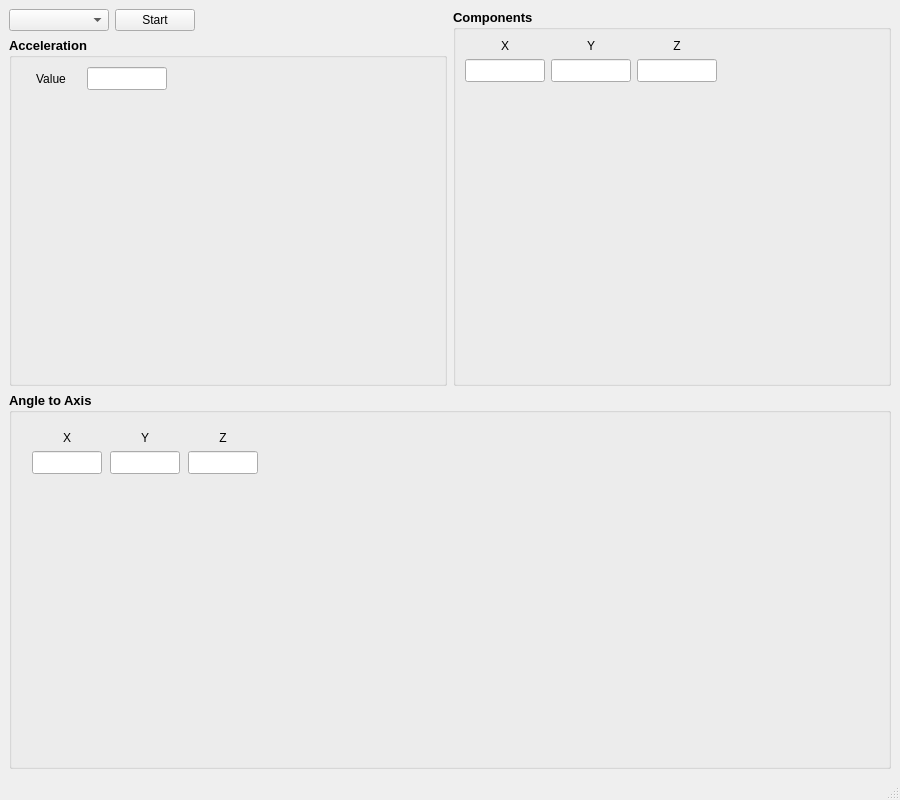
<?xml version="1.0" encoding="UTF-8"?>
<ui version="4.0">
 <class>MainWindow</class>
 <widget class="QMainWindow" name="MainWindow">
  <property name="geometry">
   <rect>
    <x>0</x>
    <y>0</y>
    <width>900</width>
    <height>800</height>
   </rect>
  </property>
  <property name="minimumSize">
   <size>
    <width>900</width>
    <height>800</height>
   </size>
  </property>
  <property name="maximumSize">
   <size>
    <width>16777215</width>
    <height>16777215</height>
   </size>
  </property>
  <property name="windowTitle">
   <string>MainWindow</string>
  </property>
  <widget class="QWidget" name="centralwidget">
   <layout class="QVBoxLayout" name="verticalLayout_11">
    <item>
     <layout class="QHBoxLayout" name="horizontalLayout_8">
      <item>
       <layout class="QVBoxLayout" name="verticalLayout_10">
        <item>
         <layout class="QHBoxLayout" name="horizontalLayout">
          <item>
           <widget class="QComboBox" name="cbox_Port">
            <property name="minimumSize">
             <size>
              <width>100</width>
              <height>0</height>
             </size>
            </property>
           </widget>
          </item>
          <item>
           <widget class="QPushButton" name="pbtn_Switch">
            <property name="text">
             <string>Start</string>
            </property>
           </widget>
          </item>
          <item>
           <spacer name="horizontalSpacer_2">
            <property name="orientation">
             <enum>Qt::Horizontal</enum>
            </property>
            <property name="sizeHint" stdset="0">
             <size>
              <width>40</width>
              <height>20</height>
             </size>
            </property>
           </spacer>
          </item>
         </layout>
        </item>
        <item>
         <widget class="QGroupBox" name="gbox_Acce">
          <property name="font">
           <font>
            <pointsize>10</pointsize>
            <bold>true</bold>
           </font>
          </property>
          <property name="title">
           <string>Acceleration</string>
          </property>
          <layout class="QHBoxLayout" name="horizontalLayout_3">
           <item>
            <layout class="QVBoxLayout" name="verticalLayout">
             <item>
              <layout class="QHBoxLayout" name="horizontalLayout_2">
               <item>
                <widget class="QLabel" name="lbl_Acce">
                 <property name="minimumSize">
                  <size>
                   <width>60</width>
                   <height>0</height>
                  </size>
                 </property>
                 <property name="maximumSize">
                  <size>
                   <width>60</width>
                   <height>16777215</height>
                  </size>
                 </property>
                 <property name="font">
                  <font>
                   <pointsize>9</pointsize>
                   <bold>false</bold>
                  </font>
                 </property>
                 <property name="text">
                  <string>Value</string>
                 </property>
                 <property name="alignment">
                  <set>Qt::AlignCenter</set>
                 </property>
                </widget>
               </item>
               <item>
                <widget class="QLineEdit" name="ltxt_Acce_Total">
                 <property name="minimumSize">
                  <size>
                   <width>80</width>
                   <height>0</height>
                  </size>
                 </property>
                 <property name="maximumSize">
                  <size>
                   <width>80</width>
                   <height>16777215</height>
                  </size>
                 </property>
                 <property name="font">
                  <font>
                   <pointsize>10</pointsize>
                   <bold>false</bold>
                  </font>
                 </property>
                 <property name="alignment">
                  <set>Qt::AlignLeading|Qt::AlignLeft|Qt::AlignVCenter</set>
                 </property>
                 <property name="readOnly">
                  <bool>true</bool>
                 </property>
                </widget>
               </item>
               <item>
                <spacer name="horizontalSpacer">
                 <property name="orientation">
                  <enum>Qt::Horizontal</enum>
                 </property>
                 <property name="sizeHint" stdset="0">
                  <size>
                   <width>40</width>
                   <height>20</height>
                  </size>
                 </property>
                </spacer>
               </item>
              </layout>
             </item>
             <item>
              <widget class="QChartView" name="view_Acce" native="true">
               <property name="minimumSize">
                <size>
                 <width>300</width>
                 <height>300</height>
                </size>
               </property>
              </widget>
             </item>
            </layout>
           </item>
          </layout>
         </widget>
        </item>
       </layout>
      </item>
      <item>
       <widget class="QGroupBox" name="gbox_AcceComponents">
        <property name="font">
         <font>
          <pointsize>10</pointsize>
          <bold>true</bold>
         </font>
        </property>
        <property name="title">
         <string>Components</string>
        </property>
        <layout class="QVBoxLayout" name="verticalLayout_5">
         <item>
          <layout class="QHBoxLayout" name="horizontalLayout_5">
           <item>
            <layout class="QHBoxLayout" name="horizontalLayout_4">
             <item>
              <layout class="QVBoxLayout" name="verticalLayout_4">
               <item>
                <widget class="QLabel" name="lbl_X">
                 <property name="minimumSize">
                  <size>
                   <width>80</width>
                   <height>0</height>
                  </size>
                 </property>
                 <property name="maximumSize">
                  <size>
                   <width>80</width>
                   <height>20</height>
                  </size>
                 </property>
                 <property name="font">
                  <font>
                   <pointsize>9</pointsize>
                   <bold>false</bold>
                   <kerning>true</kerning>
                  </font>
                 </property>
                 <property name="text">
                  <string>X</string>
                 </property>
                 <property name="alignment">
                  <set>Qt::AlignCenter</set>
                 </property>
                </widget>
               </item>
               <item>
                <widget class="QLineEdit" name="ltxt_Acce_X">
                 <property name="minimumSize">
                  <size>
                   <width>80</width>
                   <height>0</height>
                  </size>
                 </property>
                 <property name="maximumSize">
                  <size>
                   <width>80</width>
                   <height>16777215</height>
                  </size>
                 </property>
                 <property name="font">
                  <font>
                   <pointsize>10</pointsize>
                   <bold>false</bold>
                  </font>
                 </property>
                 <property name="alignment">
                  <set>Qt::AlignLeading|Qt::AlignLeft|Qt::AlignVCenter</set>
                 </property>
                 <property name="readOnly">
                  <bool>true</bool>
                 </property>
                </widget>
               </item>
              </layout>
             </item>
             <item>
              <layout class="QVBoxLayout" name="verticalLayout_3">
               <item>
                <widget class="QLabel" name="lbl_Y">
                 <property name="minimumSize">
                  <size>
                   <width>80</width>
                   <height>0</height>
                  </size>
                 </property>
                 <property name="maximumSize">
                  <size>
                   <width>80</width>
                   <height>20</height>
                  </size>
                 </property>
                 <property name="font">
                  <font>
                   <pointsize>9</pointsize>
                   <bold>false</bold>
                   <kerning>true</kerning>
                  </font>
                 </property>
                 <property name="text">
                  <string>Y</string>
                 </property>
                 <property name="alignment">
                  <set>Qt::AlignCenter</set>
                 </property>
                </widget>
               </item>
               <item>
                <widget class="QLineEdit" name="ltxt_Acce_Y">
                 <property name="minimumSize">
                  <size>
                   <width>80</width>
                   <height>0</height>
                  </size>
                 </property>
                 <property name="maximumSize">
                  <size>
                   <width>80</width>
                   <height>16777215</height>
                  </size>
                 </property>
                 <property name="font">
                  <font>
                   <pointsize>10</pointsize>
                   <bold>false</bold>
                  </font>
                 </property>
                 <property name="alignment">
                  <set>Qt::AlignLeading|Qt::AlignLeft|Qt::AlignVCenter</set>
                 </property>
                 <property name="readOnly">
                  <bool>true</bool>
                 </property>
                </widget>
               </item>
              </layout>
             </item>
             <item>
              <layout class="QVBoxLayout" name="verticalLayout_2">
               <item>
                <widget class="QLabel" name="lbl_Z">
                 <property name="minimumSize">
                  <size>
                   <width>80</width>
                   <height>0</height>
                  </size>
                 </property>
                 <property name="maximumSize">
                  <size>
                   <width>80</width>
                   <height>20</height>
                  </size>
                 </property>
                 <property name="font">
                  <font>
                   <pointsize>9</pointsize>
                   <bold>false</bold>
                   <kerning>true</kerning>
                  </font>
                 </property>
                 <property name="text">
                  <string>Z</string>
                 </property>
                 <property name="alignment">
                  <set>Qt::AlignCenter</set>
                 </property>
                </widget>
               </item>
               <item>
                <widget class="QLineEdit" name="ltxt_Acce_Z">
                 <property name="minimumSize">
                  <size>
                   <width>80</width>
                   <height>0</height>
                  </size>
                 </property>
                 <property name="maximumSize">
                  <size>
                   <width>80</width>
                   <height>16777215</height>
                  </size>
                 </property>
                 <property name="font">
                  <font>
                   <pointsize>10</pointsize>
                   <bold>false</bold>
                  </font>
                 </property>
                 <property name="alignment">
                  <set>Qt::AlignLeading|Qt::AlignLeft|Qt::AlignVCenter</set>
                 </property>
                 <property name="readOnly">
                  <bool>true</bool>
                 </property>
                </widget>
               </item>
              </layout>
             </item>
            </layout>
           </item>
           <item>
            <spacer name="horizontalSpacer_4">
             <property name="orientation">
              <enum>Qt::Horizontal</enum>
             </property>
             <property name="sizeHint" stdset="0">
              <size>
               <width>40</width>
               <height>20</height>
              </size>
             </property>
            </spacer>
           </item>
          </layout>
         </item>
         <item>
          <widget class="QChartView" name="view_AcceComponents" native="true">
           <property name="minimumSize">
            <size>
             <width>300</width>
             <height>300</height>
            </size>
           </property>
          </widget>
         </item>
        </layout>
       </widget>
      </item>
     </layout>
    </item>
    <item>
     <widget class="QGroupBox" name="gbox_AngleToAxis">
      <property name="font">
       <font>
        <pointsize>10</pointsize>
        <bold>true</bold>
       </font>
      </property>
      <property name="title">
       <string>Angle to Axis</string>
      </property>
      <layout class="QVBoxLayout" name="verticalLayout_9">
       <item>
        <layout class="QHBoxLayout" name="horizontalLayout_7">
         <item>
          <widget class="QWidget" name="widget" native="true">
           <property name="maximumSize">
            <size>
             <width>250</width>
             <height>16777215</height>
            </size>
           </property>
           <layout class="QHBoxLayout" name="horizontalLayout_6">
            <item>
             <layout class="QVBoxLayout" name="verticalLayout_8">
              <item>
               <widget class="QLabel" name="lbl_X_2">
                <property name="minimumSize">
                 <size>
                  <width>70</width>
                  <height>0</height>
                 </size>
                </property>
                <property name="maximumSize">
                 <size>
                  <width>70</width>
                  <height>20</height>
                 </size>
                </property>
                <property name="font">
                 <font>
                  <pointsize>9</pointsize>
                  <bold>false</bold>
                  <kerning>true</kerning>
                 </font>
                </property>
                <property name="text">
                 <string>X</string>
                </property>
                <property name="alignment">
                 <set>Qt::AlignCenter</set>
                </property>
               </widget>
              </item>
              <item>
               <widget class="QLineEdit" name="ltxt_Angle_X">
                <property name="minimumSize">
                 <size>
                  <width>70</width>
                  <height>0</height>
                 </size>
                </property>
                <property name="maximumSize">
                 <size>
                  <width>70</width>
                  <height>16777215</height>
                 </size>
                </property>
                <property name="font">
                 <font>
                  <pointsize>10</pointsize>
                  <bold>false</bold>
                 </font>
                </property>
                <property name="alignment">
                 <set>Qt::AlignLeading|Qt::AlignLeft|Qt::AlignVCenter</set>
                </property>
                <property name="readOnly">
                 <bool>true</bool>
                </property>
               </widget>
              </item>
             </layout>
            </item>
            <item>
             <layout class="QVBoxLayout" name="verticalLayout_7">
              <item>
               <widget class="QLabel" name="lbl_Y_2">
                <property name="minimumSize">
                 <size>
                  <width>70</width>
                  <height>0</height>
                 </size>
                </property>
                <property name="maximumSize">
                 <size>
                  <width>70</width>
                  <height>20</height>
                 </size>
                </property>
                <property name="font">
                 <font>
                  <pointsize>9</pointsize>
                  <bold>false</bold>
                  <kerning>true</kerning>
                 </font>
                </property>
                <property name="text">
                 <string>Y</string>
                </property>
                <property name="alignment">
                 <set>Qt::AlignCenter</set>
                </property>
               </widget>
              </item>
              <item>
               <widget class="QLineEdit" name="ltxt_Angle_Y">
                <property name="minimumSize">
                 <size>
                  <width>70</width>
                  <height>0</height>
                 </size>
                </property>
                <property name="maximumSize">
                 <size>
                  <width>70</width>
                  <height>16777215</height>
                 </size>
                </property>
                <property name="font">
                 <font>
                  <pointsize>10</pointsize>
                  <bold>false</bold>
                 </font>
                </property>
                <property name="alignment">
                 <set>Qt::AlignLeading|Qt::AlignLeft|Qt::AlignVCenter</set>
                </property>
                <property name="readOnly">
                 <bool>true</bool>
                </property>
               </widget>
              </item>
             </layout>
            </item>
            <item>
             <layout class="QVBoxLayout" name="verticalLayout_6">
              <item>
               <widget class="QLabel" name="lbl_Z_2">
                <property name="minimumSize">
                 <size>
                  <width>70</width>
                  <height>0</height>
                 </size>
                </property>
                <property name="maximumSize">
                 <size>
                  <width>70</width>
                  <height>20</height>
                 </size>
                </property>
                <property name="font">
                 <font>
                  <pointsize>9</pointsize>
                  <bold>false</bold>
                  <kerning>true</kerning>
                 </font>
                </property>
                <property name="text">
                 <string>Z</string>
                </property>
                <property name="alignment">
                 <set>Qt::AlignCenter</set>
                </property>
               </widget>
              </item>
              <item>
               <widget class="QLineEdit" name="ltxt_Angle_Z">
                <property name="minimumSize">
                 <size>
                  <width>70</width>
                  <height>0</height>
                 </size>
                </property>
                <property name="maximumSize">
                 <size>
                  <width>70</width>
                  <height>16777215</height>
                 </size>
                </property>
                <property name="font">
                 <font>
                  <pointsize>10</pointsize>
                  <bold>false</bold>
                 </font>
                </property>
                <property name="alignment">
                 <set>Qt::AlignLeading|Qt::AlignLeft|Qt::AlignVCenter</set>
                </property>
                <property name="readOnly">
                 <bool>true</bool>
                </property>
               </widget>
              </item>
             </layout>
            </item>
           </layout>
          </widget>
         </item>
         <item>
          <spacer name="horizontalSpacer_3">
           <property name="orientation">
            <enum>Qt::Horizontal</enum>
           </property>
           <property name="sizeHint" stdset="0">
            <size>
             <width>40</width>
             <height>20</height>
            </size>
           </property>
          </spacer>
         </item>
        </layout>
       </item>
       <item>
        <widget class="QChartView" name="view_AngleToAxis" native="true">
         <property name="minimumSize">
          <size>
           <width>600</width>
           <height>300</height>
          </size>
         </property>
        </widget>
       </item>
      </layout>
     </widget>
    </item>
   </layout>
  </widget>
  <widget class="QMenuBar" name="menubar">
   <property name="geometry">
    <rect>
     <x>0</x>
     <y>0</y>
     <width>900</width>
     <height>25</height>
    </rect>
   </property>
  </widget>
  <widget class="QStatusBar" name="statusbar"/>
 </widget>
 <customwidgets>
  <customwidget>
   <class>QChartView</class>
   <extends>QWidget</extends>
   <header location="global">QtCharts/QChartView</header>
   <container>1</container>
  </customwidget>
 </customwidgets>
 <resources/>
 <connections/>
</ui>
